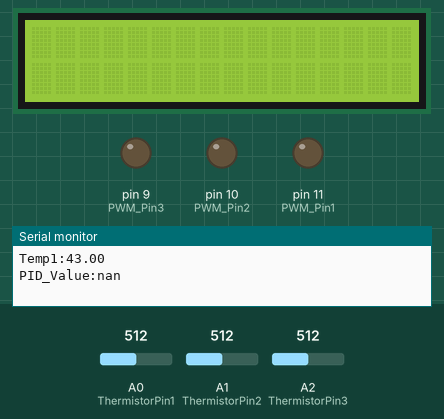
This sketch was run on a simulated Arduino Uno, built with avr-gcc and run on an emulated ATmega328P. Shown: 16×2 character LCD, output pins drawn as LEDs (lit = HIGH), the last lines printed to the serial monitor. The inputs (shaded band) are chosen by the test bench; at power-on: A0 (ThermistorPin1) = 512, A1 (ThermistorPin2) = 512, A2 (ThermistorPin3) = 512.

Above: at 1.2 s.
1.3 s: A0 (ThermistorPin1) set to 716
At 2.5 s:
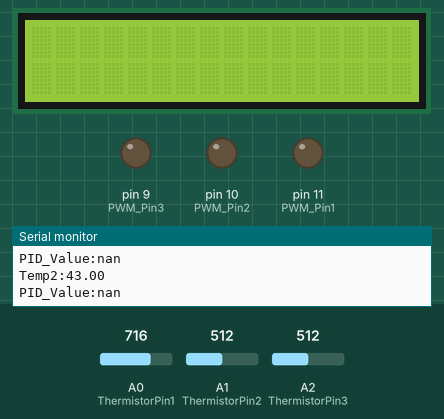
2.8 s: A1 (ThermistorPin2) set to 716
At 3.7 s:
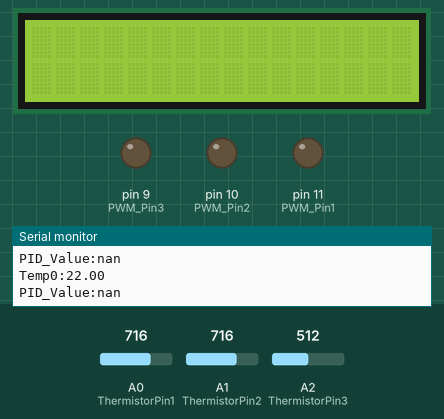
4.4 s: A2 (ThermistorPin3) set to 716
At 4.5 s:
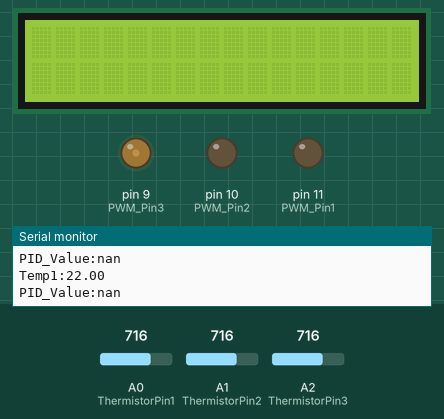
6.0 s: A0 (ThermistorPin1) set to 511
At 7.2 s:
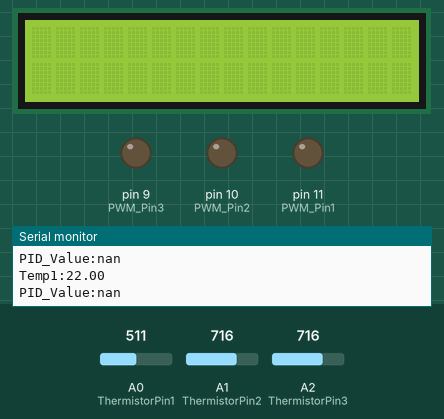
7.5 s: A1 (ThermistorPin2) set to 306
At 8.6 s:
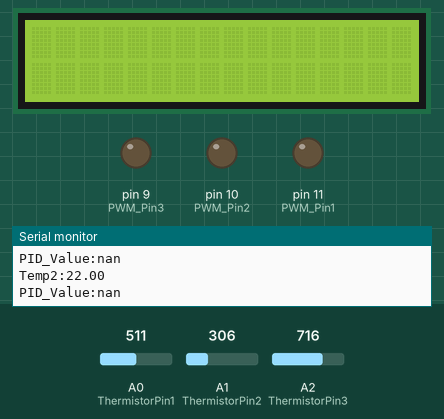
9.1 s: A2 (ThermistorPin3) set to 306
At 9.7 s:
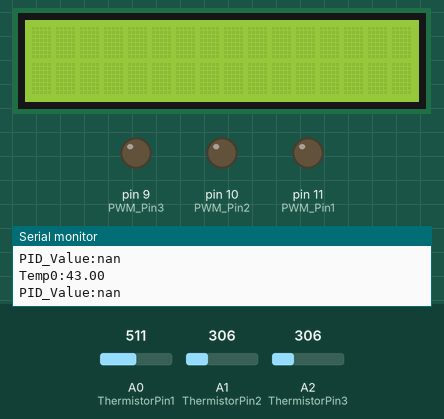
Timing chart, 0 to 11.7 s (numbered marks = the images above; inputs shaded):
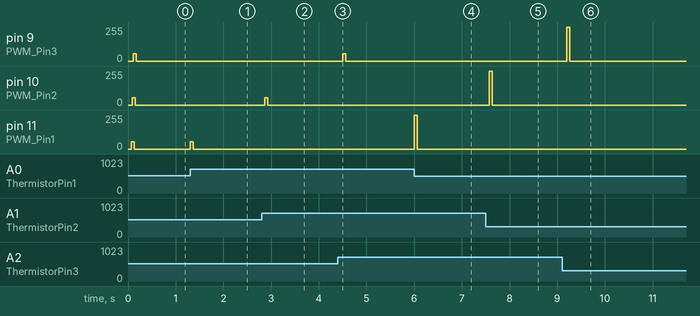

Measured:
- after the input at 1.3 s, pin 11 (PWM_Pin1): 0/255 → 55/255 at once, → 0/255 0.06 s later
- after the input at 2.8 s, pin 10 (PWM_Pin2): 0/255 → 55/255 after 0.07 s, → 0/255 0.06 s later
- after the input at 4.4 s, pin 9 (PWM_Pin3): 0/255 → 55/255 after 0.10 s, → 0/255 0.06 s later
- after the input at 6.0 s, pin 11 (PWM_Pin1): 0/255 → 255/255 at once, → 0/255 0.06 s later
- after the input at 7.5 s, pin 10 (PWM_Pin2): 0/255 → 255/255 after 0.07 s, → 0/255 0.06 s later
- after the input at 9.1 s, pin 9 (PWM_Pin3): 0/255 → 255/255 after 0.10 s, → 0/255 0.06 s later

The sketch:

Temperature_Control.ino
```cpp
#include <math.h>
#include <Wire.h>
#include <LiquidCrystal_I2C.h>

#define pushBtn 2
#define ThermistorPin1 A0
#define ThermistorPin2 A1
#define ThermistorPin3 A2

#define PWM_Pin1 11
#define PWM_Pin2 10
#define PWM_Pin3 9

#define setTemp3 220.00
#define setTemp2 200.00
#define setTemp1 180.00

// Set the LCD address to 0x27 for a 16 chars and 2 line display
LiquidCrystal_I2C lcd(0x27, 16, 2);

// PID for Temp
double tempKp = 75.3;
double tempKi = 0;
double tempKd = 10;
float temp_PID_error[3] = {0};
float temp_previous_error[3] = {0};
float temp_pid_timePrev[3] = {0};

float temperature_read = 0.0;
float PID_error = 0;
float previous_error = 0;
float elapsedTime, Time, timePrev,lcdTimePrev;
double PID_value = 0;

double PID_p = 0;    double PID_i = 0;    double PID_d = 0;

int thermistor_adc_val;
double output_voltage, thermistor_resistance, therm_res_ln, temperature;

void setup() {
  Serial.begin(9600);
  lcd.init();
  lcd.backlight();
  Time = millis();
  lcdTimePrev = Time;

  pinMode(pushBtn, INPUT);
  pinMode(PWM_Pin1,OUTPUT);
  pinMode(PWM_Pin2,OUTPUT);
  pinMode(PWM_Pin3,OUTPUT);

  // analogWrite(PWM_Pin1,100);
  // analogWrite(PWM_Pin2,100);
  // analogWrite(PWM_Pin3,100);
}

int getThermistorTemperature(int pin){
  thermistor_adc_val = analogRead(pin);
  output_voltage = ( (thermistor_adc_val * 5.0) / 1023.0 );
  thermistor_resistance = ( (47*output_voltage)/(5-output_voltage) ); /* Resistance in kilo ohms */
  thermistor_resistance = thermistor_resistance * 1000 ; /* Resistance in ohms   */
  therm_res_ln = log(thermistor_resistance);
  /*  Steinhart-Hart Thermistor Equation: */
  /*  Temperature in Kelvin = 1 / (A + B[ln(R)] + C[ln(R)]^3)   */
  temperature = ( 1 / ( 0.00053085725+ ( 0.00023960398 * therm_res_ln ) +( 0.0000000423434340345 * therm_res_ln * therm_res_ln * therm_res_ln ) ) ); /* Temperature in Kelvin */
  temperature = temperature - 273.15; /* Temperature in degree Celsius */

  return temperature;
}

void runPidAlgo(double temp,int setTemp,int PWM_Pin,int i){
  int Time = millis();
  // Calculating time elapsed
  temp_pid_timePrev[i] = Time;
  double elapsedTime = (Time - temp_pid_timePrev[i]) / 1000;

  // Calculating the PID_Values
  temp_PID_error[i] = setTemp - temp;
  double PID_p = tempKp * temp_PID_error[i];
  double PID_i = (PID_i + (tempKi * temp_PID_error[i])*elapsedTime);
  double PID_d = tempKd*((temp_PID_error[i] - temp_previous_error[i])/elapsedTime);

  // PID_Value = P + I + D
  double PID_value = PID_p + PID_i + PID_d;

  PID_value = constrain(PID_value,0,200);

  if(Time-lcdTimePrev > 1000){
    Serial.print("Temp");
    Serial.print(i);
    Serial.print(":");
    Serial.println(temp);

    Serial.print("PID_Value:");
    Serial.println(255-PID_value);

    lcdTimePrev = Time;
  }

  analogWrite(PWM_Pin,255-PID_value);
  temp_previous_error[i] = temp_PID_error[i];
  delay(20);
  return temp;
}

void loop() {

  double temp1 = getThermistorTemperature(ThermistorPin1);
  double temp2 = getThermistorTemperature(ThermistorPin2);
  double temp3 = getThermistorTemperature(ThermistorPin3);


  runPidAlgo(temp1,setTemp1,PWM_Pin1,0);
  runPidAlgo(temp2,setTemp2,PWM_Pin2,1);
  runPidAlgo(temp3,setTemp3,PWM_Pin3,2);

}
```
